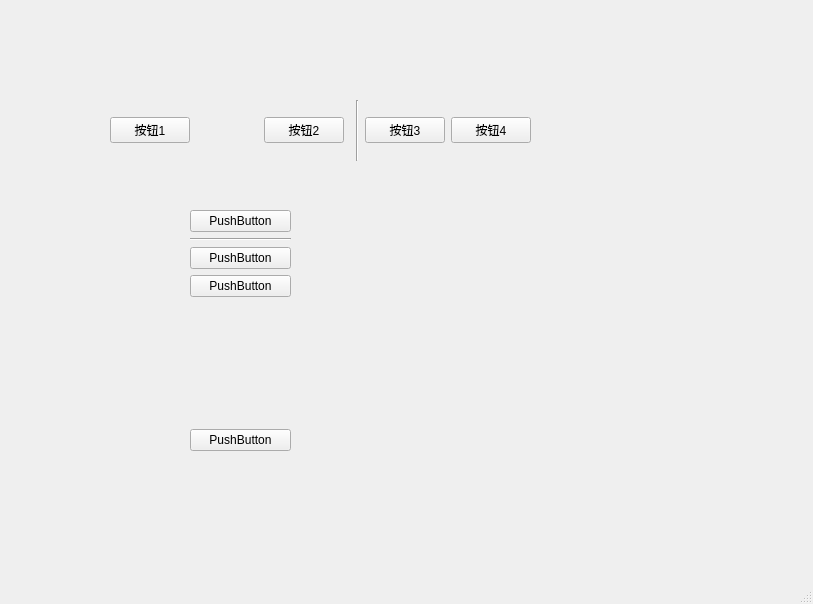
<?xml version="1.0" encoding="UTF-8"?>
<ui version="4.0">
 <class>MainWindow</class>
 <widget class="QMainWindow" name="MainWindow">
  <property name="geometry">
   <rect>
    <x>0</x>
    <y>0</y>
    <width>813</width>
    <height>604</height>
   </rect>
  </property>
  <property name="windowTitle">
   <string>MainWindow</string>
  </property>
  <widget class="QWidget" name="centralwidget">
   <widget class="QWidget" name="">
    <property name="geometry">
     <rect>
      <x>110</x>
      <y>100</y>
      <width>421</width>
      <height>61</height>
     </rect>
    </property>
    <layout class="QHBoxLayout" name="horizontalLayout">
     <item>
      <widget class="QPushButton" name="pushButton">
       <property name="text">
        <string>按钮1</string>
       </property>
      </widget>
     </item>
     <item>
      <spacer name="horizontalSpacer">
       <property name="orientation">
        <enum>Qt::Horizontal</enum>
       </property>
       <property name="sizeHint" stdset="0">
        <size>
         <width>40</width>
         <height>20</height>
        </size>
       </property>
      </spacer>
     </item>
     <item>
      <widget class="QPushButton" name="pushButton_2">
       <property name="text">
        <string>按钮2</string>
       </property>
      </widget>
     </item>
     <item>
      <widget class="Line" name="line">
       <property name="orientation">
        <enum>Qt::Horizontal</enum>
       </property>
      </widget>
     </item>
     <item>
      <widget class="Line" name="line_2">
       <property name="orientation">
        <enum>Qt::Vertical</enum>
       </property>
      </widget>
     </item>
     <item>
      <widget class="QPushButton" name="pushButton_3">
       <property name="text">
        <string>按钮3</string>
       </property>
      </widget>
     </item>
     <item>
      <widget class="QPushButton" name="pushButton_4">
       <property name="text">
        <string>按钮4</string>
       </property>
      </widget>
     </item>
    </layout>
   </widget>
   <widget class="QWidget" name="">
    <property name="geometry">
     <rect>
      <x>190</x>
      <y>210</y>
      <width>101</width>
      <height>241</height>
     </rect>
    </property>
    <layout class="QVBoxLayout" name="verticalLayout">
     <item>
      <widget class="QPushButton" name="pushButton_5">
       <property name="text">
        <string>PushButton</string>
       </property>
      </widget>
     </item>
     <item>
      <widget class="Line" name="line_3">
       <property name="orientation">
        <enum>Qt::Horizontal</enum>
       </property>
      </widget>
     </item>
     <item>
      <widget class="QPushButton" name="pushButton_6">
       <property name="text">
        <string>PushButton</string>
       </property>
      </widget>
     </item>
     <item>
      <widget class="QPushButton" name="pushButton_7">
       <property name="text">
        <string>PushButton</string>
       </property>
      </widget>
     </item>
     <item>
      <spacer name="verticalSpacer">
       <property name="orientation">
        <enum>Qt::Vertical</enum>
       </property>
       <property name="sizeHint" stdset="0">
        <size>
         <width>20</width>
         <height>40</height>
        </size>
       </property>
      </spacer>
     </item>
     <item>
      <widget class="QPushButton" name="pushButton_8">
       <property name="text">
        <string>PushButton</string>
       </property>
      </widget>
     </item>
    </layout>
   </widget>
  </widget>
  <widget class="QMenuBar" name="menubar">
   <property name="geometry">
    <rect>
     <x>0</x>
     <y>0</y>
     <width>813</width>
     <height>23</height>
    </rect>
   </property>
  </widget>
  <widget class="QStatusBar" name="statusbar"/>
 </widget>
 <resources/>
 <connections/>
</ui>
